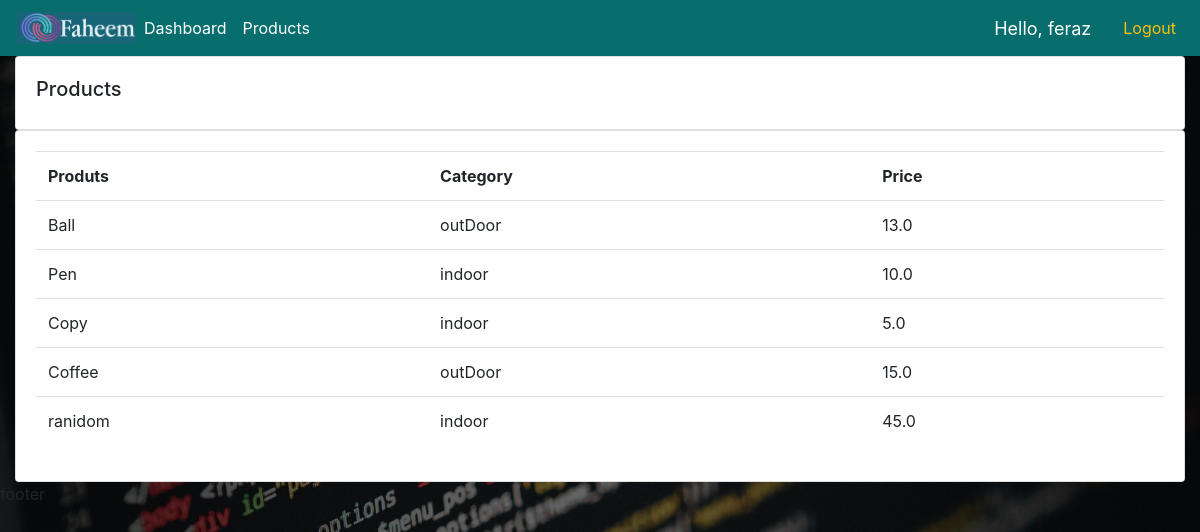
Screenshot of /products/ (signed in) with the database file from the repository.
### accounts/models.py (models this page shows, shortened)
class product(models.Model):
    PRODUCT_CHOICES = (
        ('indoor', 'Indoor'),
        ('Out Door', 'Out Door')
    )
    name = models.CharField(max_length = 20, null= True)
    price = models.FloatField(null = True)
    category = models.CharField(max_length = 20, null = True, choices = PRODUCT_CHOICES)
    description = models.CharField(max_length = 20, blank = True, null= True)
    dateCreated =  models.DateTimeField(auto_now_add = True)
    tags = models.ManyToManyField(tag)

### accounts/decorators.py (the view)
        def wrapper_func(request, *args, **kwargs):
            group = None
            if request.user.groups.exists():
                group = request.user.groups.all()[0].name
            if group in allowed_roles:
                return take_a_view_func(request, *args, **kwargs)
            else:
                return HttpResponse('You are not authorized to view this page')

### accounts/views.py (called while the page is built)
@login_required(login_url = 'loginPage')
@allowedUser(allowed_roles = ['admin'])
def products(request):
    products  = product.objects.all()
    return render(request,'accounts/products.html',{'productList': products})

### accounts/templates/accounts/products.html (shortened to what this page needs)
{% extends 'accounts/base.html' %}
{% block content%}
<div class="row ">
    <div class="col-md">
        <div class="card card-body">
            <h5>
                Products
            </h5>
        </div>
        <div class="card card-body">
            <table class="table ">
                  <tr>
                    <th scope="col">Produts</th>
                    <th scope="col">Category</th>
                    <th scope="col">Price</th>
                  </tr>
                    {% for product in productList %}
                       <tr>
                          <td>{{product.name}}</td>
                          <td>{{product.category}}</td>
                          <td>{{product.price}}</td>
                       </tr>
                    {% endfor %}
            </table>
        </div>
    </div>
</div>
{% endblock%}

### accounts/templates/accounts/navbar.html (shortened to what this page needs)
{% load static %}
<nav class="navbar navbar-expand-lg navbar-light ">
  <img id="img" src="{% static '/images/log.jpg' %}" alt="">
    <div class="collapse navbar-collapse" id="navbarNav">
      <ul class="navbar-nav ">
        {% if request.user.is_staff%}
        <li class="nav-item active">
          <a class="nav-link text-white" href="{% url 'home' %}">Dashboard<span class="sr-only">(current)</span></a>
        </li>
        <li class="nav-item">
          <a class="nav-link text-white" href="{% url 'products' %}" >Products</a>
        </li>
        {% else %}
        <li class="nav-item">
          <a class=" mx-5 nav-link text-white" href="{% url 'settings' %}" >Settings</a>
        </li>
        {%endif%}
      </ul>
    </div>
    <span class="text-white px-4" id="hello-msg">Hello, {{request.user}} </span>
    <span><a class = 'text-warning px-2' href="{% url 'logoutUser' %}">Logout</a></span>
  </nav>

### static/css/main.css (style rules this page uses)
body { background: url('./bg.jpg') no-repeat center center fixed; -webkit-background-size: cover; -moz-background-size: cover; background-size: cover; -o-background-size: cover; }
#img { width: 120px; height: 32px; }

### accounts/templates/accounts/navbar.html (style rules this page uses)
nav { background: #076d6d; }
#hello-msg { font-size: 18px; }

### rows the page displays
product: name "Ball", category "outDoor", price "13.0"
product: name "Pen", category "indoor", price "10.0"
product: name "Copy", category "indoor", price "5.0"
product: name "Coffee", category "outDoor", price "15.0"
product: name "ranidom", category "indoor", price "45.0"

### other values shown
{{ request.user }} "feraz"
